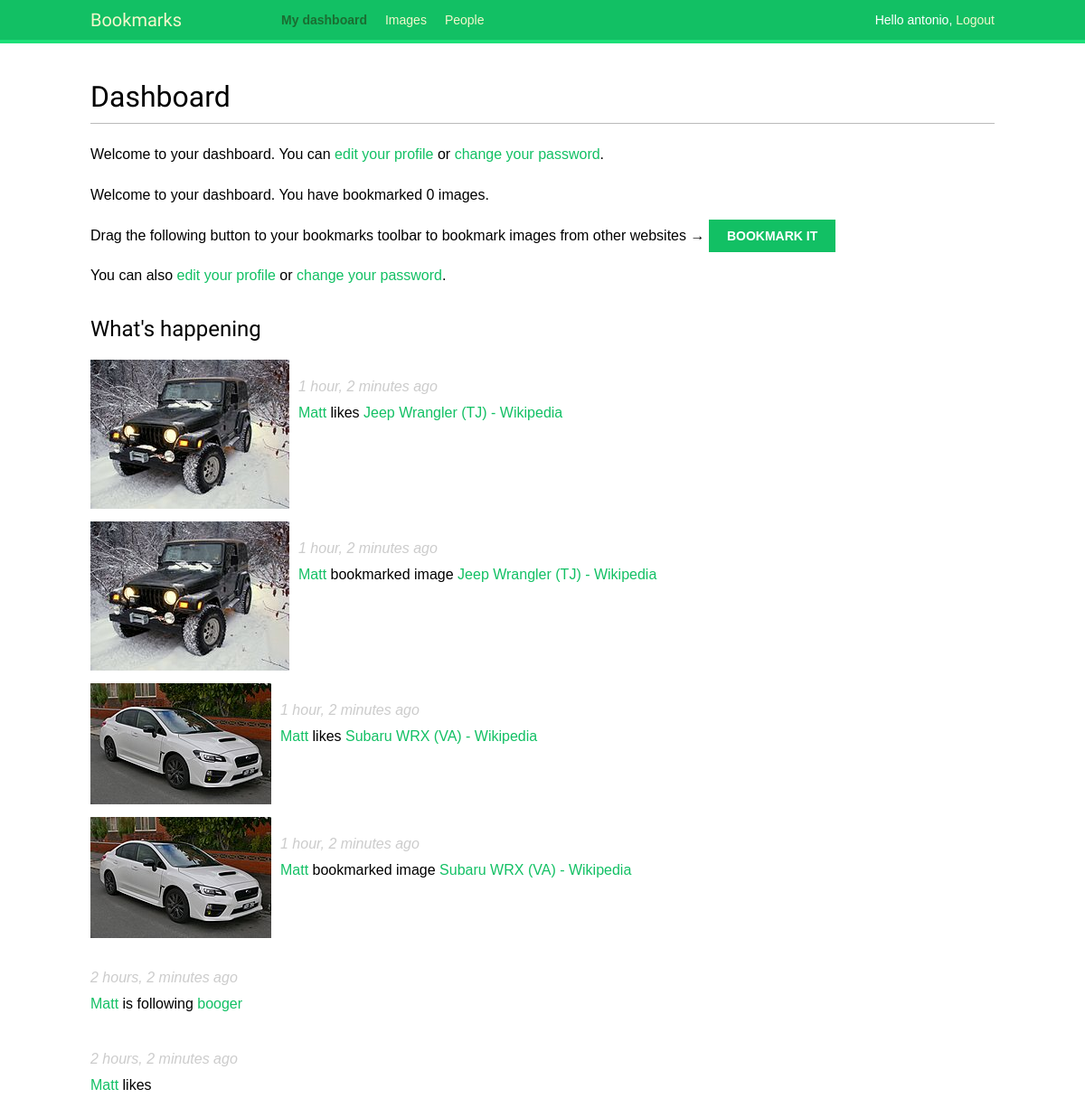
Screenshot of /account/ (signed in) with the database file from the repository.
### actions/models.py (models this page shows)
class Action(models.Model):
    user = models.ForeignKey('auth.User',
                             related_name='actions',
                             db_index=True,
                             on_delete=models.CASCADE)
    verb = models.CharField(max_length=255)
    target_ct = models.ForeignKey(ContentType,
                                  blank=True,
                                  null=True,
                                  related_name='target_obj',
                                  on_delete=models.CASCADE)
    target_id = models.PositiveIntegerField(null=True,
                                            blank=True,
                                            db_index=True)
    target = GenericForeignKey('target_ct', 'target_id')
    created = models.DateTimeField(auto_now_add=True,
                                   db_index=True)
    class Meta:
        ordering = ('-created',)

### images/models.py (models this page shows, shortened)
class Image(models.Model):
    user = models.ForeignKey(settings.AUTH_USER_MODEL,
                             related_name='images_created',
                             on_delete=models.CASCADE)
    title = models.CharField(max_length=200)
    slug = models.SlugField(max_length=200,
                            blank=True)
    url = models.URLField()
    image = models.ImageField(upload_to='images/%Y/%m/%d/')
    description = models.TextField(blank=True)
    created = models.DateField(auto_now_add=True,
                               db_index=True)
    users_like = models.ManyToManyField(settings.AUTH_USER_MODEL,
                                        related_name='images_liked',
                                        blank=True)
    total_likes = models.PositiveIntegerField(db_index=True,
                                              default=0)
    def __str__(self):
        return self.title
    def get_absolute_url(self):
        return reverse('images:detail', args=[self.id, self.slug])

### account/views.py (the view)
# urls.py: path('', views.dashboard, name='dashboard'),
@login_required
def dashboard(request):
    actions = Action.objects.exclude(user=request.user)
    following_ids = request.user.following.values_list('id',
                                                       flat=True)
    if following_ids:
        actions = actions.filter(user_id__in=following_ids)
    actions = actions.select_related('user', 'user__profile')\
                     .prefetch_related('target')[:10]
    return render(request,
                  'account/dashboard.html',
                  {'section': 'dashboard',
                   'actions': actions})

### account/templates/account/dashboard.html (shortened to what this page needs)
{% extends "base.html" %}
{% block content %}
  <h1>Dashboard</h1>
  <p>Welcome to your dashboard. You can <a href="{% url "edit" %}">edit your profile</a> or <a href="{% url "password_change" %}">change your password</a>.</p>
  {% with total_images_created=request.user.images_created.count %}
    <p>Welcome to your dashboard. You have bookmarked {{ total_images_created }} image{{ total_images_created|pluralize }}.</p>
  {% endwith %}
  <p>Drag the following button to your bookmarks toolbar to bookmark images from other websites → <a href="javascript:{% include "bookmarklet_launcher.js" %}" class="button">Bookmark it</a></p>
  <p>You can also <a href="{% url "edit" %}">edit your profile</a> or <a href="{% url "password_change" %}">change your password</a>.</p>
  <h2>What's happening</h2>
  <div id="action-list">
    {% for action in actions %}
      {% include "actions/action/detail.html" %}
    {% endfor %}
  </div>
{% endblock %}

### account/templates/base.html (shortened to what this page needs)
{% load static %}
<!DOCTYPE html>
<html>
<head>
  <link href="{% static "css/base.css" %}" rel="stylesheet">
</head>
<body>
  <div id="header">
    <span class="logo">Bookmarks</span>
    {% if request.user.is_authenticated %}
    <ul class="menu">
      <li {% if section == "dashboard" %}class="selected"{% endif %}>
        <a href="{% url "dashboard" %}">My dashboard</a>
      </li>
      <li {% if section == "images" %}class="selected"{% endif %}>
        <a href="{% url "images:list" %}">Images</a>
      </li>
      <li {% if section == "people" %}class="selected"{% endif %}>
        <a href="{% url "user_list" %}">People</a>
      </li>
    </ul>
  {% endif %}
  <span class="user">
    {% if request.user.is_authenticated %}
      Hello {{ request.user.first_name }},
      <a href="{% url "logout" %}">Logout</a>
    {% else %}
      <a href="{% url "login" %}">Log-in</a>
    {% endif %}
  </span>
  </div>
  <div id="content">
    {% block content %}
    {% endblock %}
  </div>
</body>
</html>

### actions/templates/actions/action/detail.html (shortened to what this page needs)
{% load thumbnail %}
{% with user=action.user profile=action.user.profile %}
<div class="action">
  <div class="images">
    {% if action.target %}
      {% with target=action.target %}
        {% if target.image %}
          {% thumbnail target.image "80x80" crop="100%" as im %}
          <a href="{{ target.get_absolute_url }}">
            <img src="{{ im.url }}" class="item-img">
          </a>
        {% endif %}
      {% endwith %}
    {% endif %}
  </div>
  <div class="info">
    <p>
      <span class="date">{{ action.created|timesince }} ago</span>
      <br />
      <a href="{{ user.get_absolute_url }}">
        {{ user.first_name }}
      </a>
      {{ action.verb }}
      {% if action.target %}
        {% with target=action.target %}
          <a href="{{ target.get_absolute_url }}">{{ target }}</a>
        {% endwith %}
      {% endif %}
    </p>
  </div>
</div>
{% endwith %}

### account/static/css/base.css (style rules this page uses)
body { margin:0; padding:0; font-family:helvetica, sans-serif; }
p { line-height: 1.8; }
a { color:#12c064; text-decoration:none; }
h1, h2, h3, h4, h5 , h6 { font-family: 'Muli', sans-serif; font-weight:normal; }
h1 { border-bottom:1px solid #bbb; padding:0 0 10px 0; margin:10px 0 20px 0; }
h2 { margin:30px 0 20px; }
#header { padding:10px 100px; font-size:14px; background:#12c064; color:#fff; border-bottom:4px solid #1cdf78; overflow:auto; }
#header .logo { font-family: 'Muli', sans-serif; float:left; color:#f3f7cc; font-size:20px; margin-right:10%; }
#header ul.menu { list-style:none; float:left; margin:0; padding:0; }
#header ul.menu li { float:left; padding:4px 10px; }
#header ul.menu li.selected a, #header ul.menu li.selected a:hover { color:#1b6d32; font-weight:bold; }
#header a { color:#f3f7cc; }
#header .user { float:right; padding-top:4px; }
#content { padding:30px 100px; }
input[type=submit], a.button { font-weight:bold; background:#12c064; color:#fff; padding:10px 20px; font-size:14px; text-transform:uppercase; }
.action { clear:both; overflow:auto; }
.action .images { float:left; margin:0 10px 10px 0; }
.action .date { font-style:italic; color:#ccc; }

### rows the page displays
Action: created "1 hour, 2 minutes", user.first_name "Matt", verb "likes", target "Jeep Wrangler (TJ) - Wikipedia"
Action: created "1 hour, 2 minutes", user.first_name "Matt", verb "bookmarked image", target "Jeep Wrangler (TJ) - Wikipedia"
Action: created "1 hour, 2 minutes", user.first_name "Matt", verb "likes", target "Subaru WRX (VA) - Wikipedia"
Action: created "1 hour, 2 minutes", user.first_name "Matt", verb "bookmarked image", target "Subaru WRX (VA) - Wikipedia"
Action: created "2 hours, 2 minutes", user.first_name "Matt", verb "is following", target "booger"
Action: created "2 hours, 2 minutes", user.first_name "Matt", verb "likes"

### other values shown
{{ request.user.first_name }} "antonio"
{{ total_images_created }} "0"
